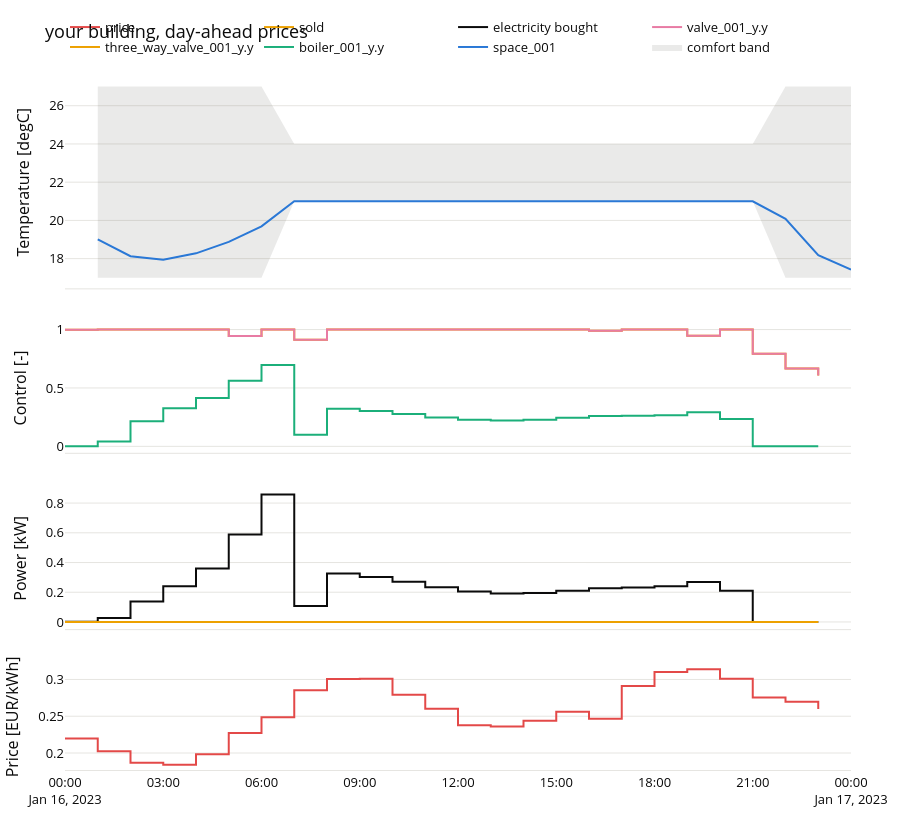

Notebook source saved alongside this figure:
### Code cell
horizon = 6 if quick_mode() else 24
controller = ModelPredictiveController(model, MPCSettings(horizon=horizon), ComfortSpec(), tariffs["day-ahead"])
plan = controller.solve(yours.initial_state(), yours.forecaster.forecast(START, horizon, 3600.0))
print(f"{plan.status} in {plan.iterations} iterations, {plan.solve_time:.1f} s; cost {plan.economic_cost:.2f} EUR")
display(plot_plan(plan, model, "your building, day-ahead prices"))
